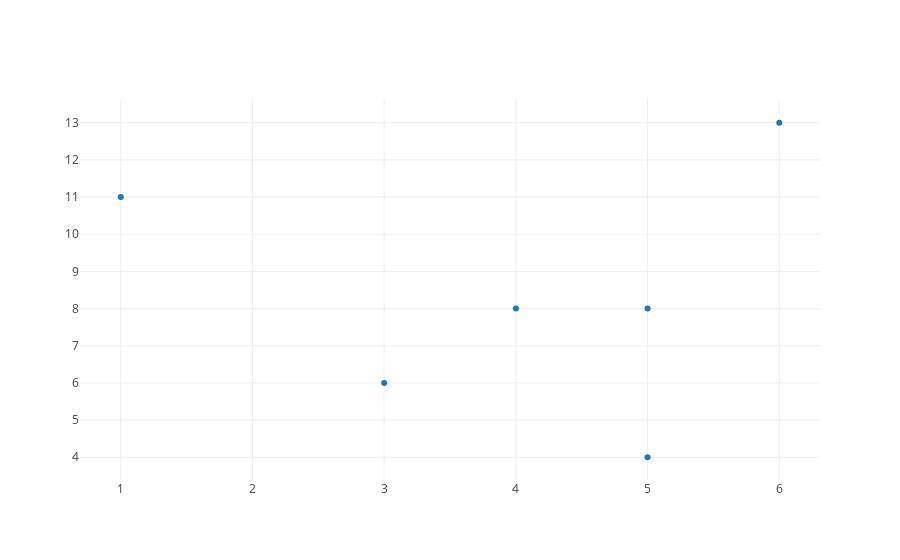

The notebook cell this image was saved under:
### Code cell
import plotly

plotly.offline.init_notebook_mode(connected=True)
trace0 = dict(x=list(map(lambda neighbor: neighbor['x'],neighbors)), 
              y=list(map(lambda neighbor: neighbor['y'],neighbors)),
              text=list(map(lambda neighbor: neighbor['name'] + ': ' + str(neighbor['purchases']),neighbors)),
              mode='markers')
plotly.offline.iplot(dict(data=[trace0], layout={'xaxis': {'dtick': 1}, 'yaxis': {'dtick': 1}}))

### Figure 1 — Plotly figure (JSON) as saved in the notebook; plotly's stock layout.template omitted (floating-point values rounded to 4 significant figures)
{"data": [{"mode": "markers", "text": ["Bob: 52", "Suzie: 70", "Fred: 60", "Edgar: 20", "Steven: 32", "Natalie: 45"], "type": "scatter", "uid": "95fcfffa-735f-11e9-81ca-186590dfe88f", "x": [4, 1, 5, 6, 3, 5], "y": [8, 11, 8, 13, 6, 4]}], "layout": {"xaxis": {"dtick": 1}, "yaxis": {"dtick": 1}}}
